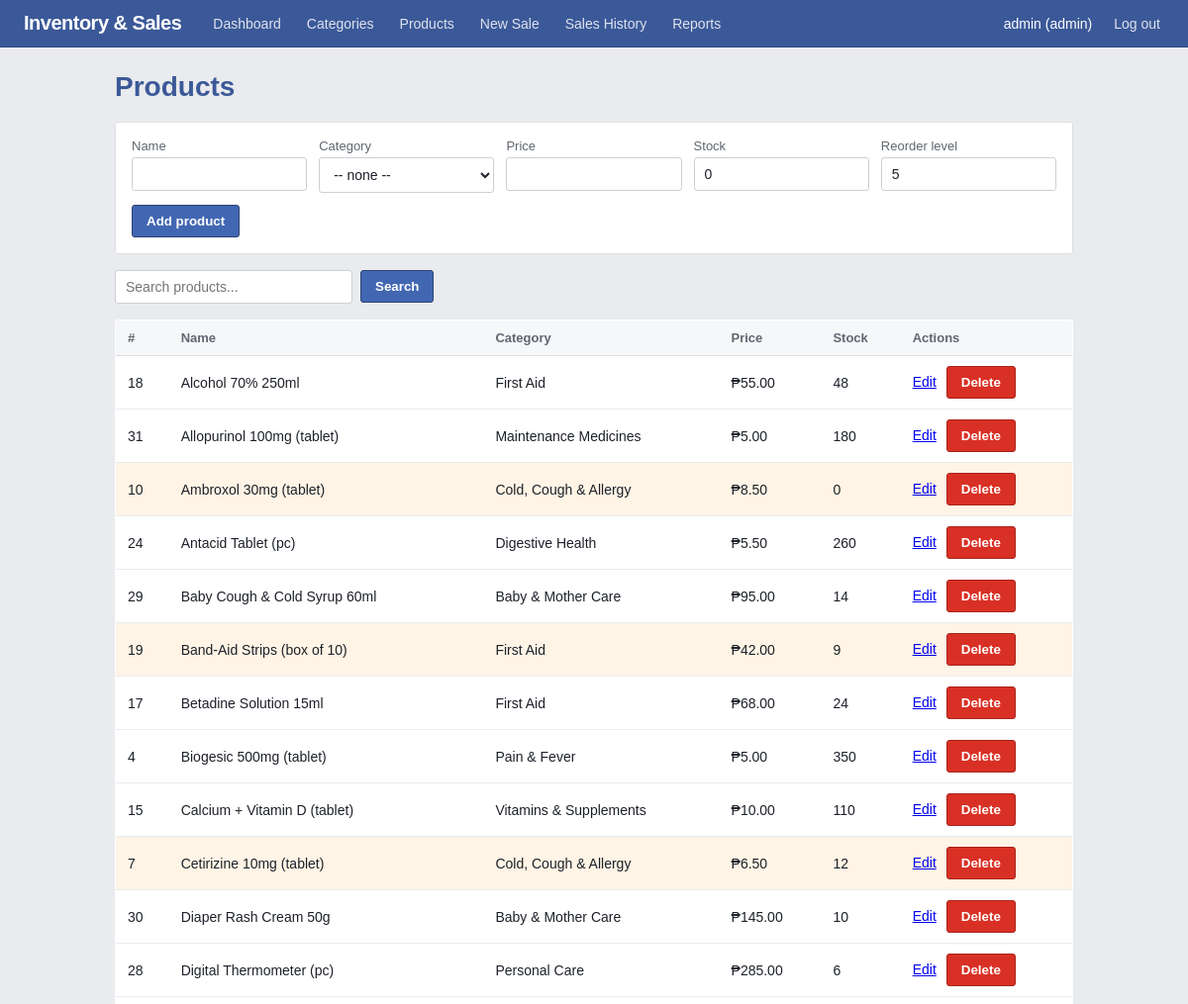
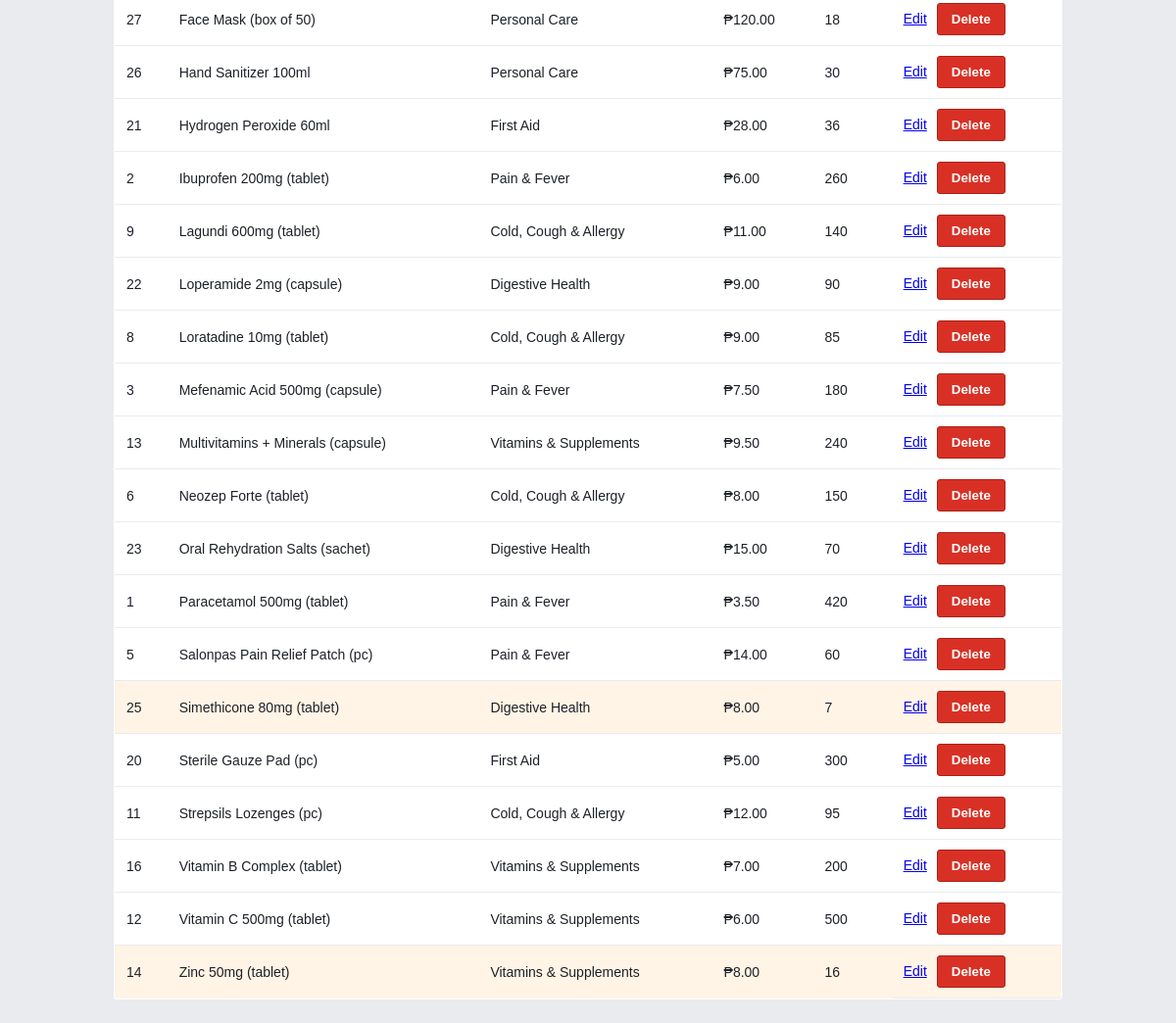
/pages/products.php (signed in), run on the app's committed database (2 pictures, top to bottom).
### tables this page shows
CREATE TABLE `products` (
  `id` int(11) NOT NULL,
  `category_id` int(11) DEFAULT NULL,
  `name` varchar(150) NOT NULL,
  `price` decimal(10,2) NOT NULL,
  `stock` int(11) DEFAULT 0,
  `reorder_level` int(11) DEFAULT 5,
  `is_active` tinyint(1) NOT NULL DEFAULT 1
);

CREATE TABLE `categories` (
  `id` int(11) NOT NULL,
  `name` varchar(100) NOT NULL,
  `is_active` tinyint(1) NOT NULL DEFAULT 1
);

### includes/auth.php (called while the page is built, shortened)
<?php
function is_admin() {
    return ($_SESSION['role'] ?? '') === 'admin';
}
?>

### pages/products.php (the view, shortened to what this page needs)
<?php
require '../includes/auth.php';
require '../includes/db.php';
$admin = is_admin();
$editing = null;
$q    = trim($_GET['q'] ?? '');
$like = "%$q%";
$stmt = $conn->prepare(
    "SELECT p.*, c.name AS category FROM products p
     LEFT JOIN categories c ON c.id = p.category_id
     WHERE p.is_active = 1 AND p.name LIKE ? ORDER BY p.name"
);
$stmt->bind_param("s", $like);
$stmt->execute();
$rows = $stmt->get_result();
require '../includes/header.php';
?>
<h1>Products</h1>
<?php if ($admin): ?>
<form method="POST" class="grid-form">
    <label>Name
        <input type="text" name="name" required value="<?= $editing ? htmlspecialchars($editing['name']) : '' ?>">
    </label>
    <label>Category
        <select name="category_id">
            <option value="0">-- none --</option>
        </select>
    </label>
    <label>Price
        <input type="number" name="price" step="0.01" min="0" required value="<?= $editing ? htmlspecialchars($editing['price']) : '' ?>">
    </label>
    <label>Stock
        <input type="number" name="stock" min="0" required value="<?= $editing ? (int)$editing['stock'] : 0 ?>">
    </label>
    <label>Reorder level
        <input type="number" name="reorder_level" min="0" required value="<?= $editing ? (int)$editing['reorder_level'] : 5 ?>">
    </label>
    <div class="form-buttons">
        <button type="submit"><?= $editing ? 'Save changes' : 'Add product' ?></button>
    </div>
</form>
<?php endif; ?>
<form method="GET" class="inline-form">
    <input type="text" name="q" placeholder="Search products..." value="<?= htmlspecialchars($q) ?>">
    <button type="submit">Search</button>
</form>
<table>
    <tr><th>#</th><th>Name</th><th>Category</th><th>Price</th><th>Stock</th><?php if ($admin): ?><th>Actions</th><?php endif; ?></tr>
    <?php while ($r = $rows->fetch_assoc()): ?>
        <tr class="<?= $r['stock'] <= $r['reorder_level'] ? 'low' : '' ?>">
            <td><?= (int)$r['id'] ?></td>
            <td><?= htmlspecialchars($r['name']) ?></td>
            <td><?= htmlspecialchars($r['category'] ?? '-') ?></td>
            <td>&#8369;<?= number_format($r['price'], 2) ?></td>
            <td><?= (int)$r['stock'] ?></td>
            <?php if ($admin): ?>
            <td class="actions">
                <a href="products.php?edit=<?= (int)$r['id'] ?>">Edit</a>
                <form method="POST" onsubmit="return confirm('Delete this product?');">
                    <button type="submit" class="danger">Delete</button>
                </form>
            </td>
            <?php endif; ?>
        </tr>
    <?php endwhile; ?>
</table>
<?php require '../includes/footer.php'; ?>

### style.css (style rules this page uses)
:root { --blue: #3b5998; --blue-dark: #2d4373; --blue-light: #4267b2; --green: #42b72a; --green-dark: #2f8a1c; --orange: #f7931e; --orange-dark: #c26f0a; --red: #d93025; --red-dark: #a8231b; --bg: #e9ebee; --line: #dddfe2; --text: #1d2129; --muted: #606770; }
* { box-sizing: border-box; }
body { font-family: Helvetica, Arial, sans-serif; font-size: 14px; margin: 0; background: var(--bg); color: var(--text); }
h1, h2, h3 { color: var(--blue); }
table { width: 100%; border-collapse: collapse; background: white; border: 1px solid var(--line); border-radius: 3px; overflow: hidden; }
th, td { padding: 10px 12px; text-align: left; border-bottom: 1px solid #e9ebee; }
th { background: #f6f7f9; color: var(--muted); font-size: 13px; border-bottom: 1px solid var(--line); }
tr.low td { background: #fff4e5; }
.inline-form { display: flex; gap: 8px; margin: 16px 0; align-items: center; }
.inline-form input { padding: 8px 10px; min-width: 240px; }
.grid-form { display: grid; grid-template-columns: repeat(auto-fit, minmax(170px, 1fr)); gap: 12px; background: white; padding: 16px; border: 1px solid var(--line); border-radius: 3px; margin-bottom: 8px; }
.grid-form label { display: flex; flex-direction: column; gap: 4px; font-size: 13px; color: var(--muted); }
.grid-form input, .grid-form select { padding: 8px 10px; }
input, select { border: 1px solid #ccd0d5; border-radius: 3px; font-family: inherit; font-size: 14px; background: white; color: var(--text); }
.form-buttons { display: flex; align-items: end; gap: 10px; }
button { background: var(--blue-light); color: white; border: 1px solid var(--blue-dark); border-radius: 3px; padding: 8px 14px; font-family: inherit; font-weight: bold; cursor: pointer; }
button.danger { background: var(--red); border-color: var(--red-dark); }
.actions { display: flex; gap: 10px; align-items: center; }
.actions form { margin: 0; }

### data on the page
products: id "18", name "Alcohol 70% 250ml", category.name "First Aid", price "55.00", stock "48"
products: id "31", name "Allopurinol 100mg (tablet)", category.name "Maintenance Medicines", price "5.00", stock "180"
products: id "10", name "Ambroxol 30mg (tablet)", category.name "Cold, Cough & Allergy", price "8.50", stock "0"
products: id "24", name "Antacid Tablet (pc)", category.name "Digestive Health", price "5.50", stock "260"
products: id "29", name "Baby Cough & Cold Syrup 60ml", category.name "Baby & Mother Care", price "95.00", stock "14"
products: id "19", name "Band-Aid Strips (box of 10)", category.name "First Aid", price "42.00", stock "9"
products: id "17", name "Betadine Solution 15ml", category.name "First Aid", price "68.00", stock "24"
products: id "4", name "Biogesic 500mg (tablet)", category.name "Pain & Fever", price "5.00", stock "350"
products: id "15", name "Calcium + Vitamin D (tablet)", category.name "Vitamins & Supplements", price "10.00", stock "110"
products: id "7", name "Cetirizine 10mg (tablet)", category.name "Cold, Cough & Allergy", price "6.50", stock "12"
products: id "30", name "Diaper Rash Cream 50g", category.name "Baby & Mother Care", price "145.00", stock "10"
products: id "28", name "Digital Thermometer (pc)", category.name "Personal Care", price "285.00", stock "6"
products: id "27", name "Face Mask (box of 50)", category.name "Personal Care", price "120.00", stock "18"
products: id "26", name "Hand Sanitizer 100ml", category.name "Personal Care", price "75.00", stock "30"
products: id "21", name "Hydrogen Peroxide 60ml", category.name "First Aid", price "28.00", stock "36"
products: id "2", name "Ibuprofen 200mg (tablet)", category.name "Pain & Fever", price "6.00", stock "260"
products: id "9", name "Lagundi 600mg (tablet)", category.name "Cold, Cough & Allergy", price "11.00", stock "140"
products: id "22", name "Loperamide 2mg (capsule)", category.name "Digestive Health", price "9.00", stock "90"
products: id "8", name "Loratadine 10mg (tablet)", category.name "Cold, Cough & Allergy", price "9.00", stock "85"
products: id "3", name "Mefenamic Acid 500mg (capsule)", category.name "Pain & Fever", price "7.50", stock "180"
products: id "13", name "Multivitamins + Minerals (capsule)", category.name "Vitamins & Supplements", price "9.50", stock "240"
products: id "6", name "Neozep Forte (tablet)", category.name "Cold, Cough & Allergy", price "8.00", stock "150"
products: id "23", name "Oral Rehydration Salts (sachet)", category.name "Digestive Health", price "15.00", stock "70"
products: id "1", name "Paracetamol 500mg (tablet)", category.name "Pain & Fever", price "3.50", stock "420"
products: id "5", name "Salonpas Pain Relief Patch (pc)", category.name "Pain & Fever", price "14.00", stock "60"
products: id "25", name "Simethicone 80mg (tablet)", category.name "Digestive Health", price "8.00", stock "7"
products: id "20", name "Sterile Gauze Pad (pc)", category.name "First Aid", price "5.00", stock "300"
products: id "11", name "Strepsils Lozenges (pc)", category.name "Cold, Cough & Allergy", price "12.00", stock "95"
products: id "16", name "Vitamin B Complex (tablet)", category.name "Vitamins & Supplements", price "7.00", stock "200"
products: id "12", name "Vitamin C 500mg (tablet)", category.name "Vitamins & Supplements", price "6.00", stock "500"
products: id "14", name "Zinc 50mg (tablet)", category.name "Vitamins & Supplements", price "8.00", stock "16"

### other printed values
$_SESSION['username'] "admin"
$_SESSION['role'] "admin"
